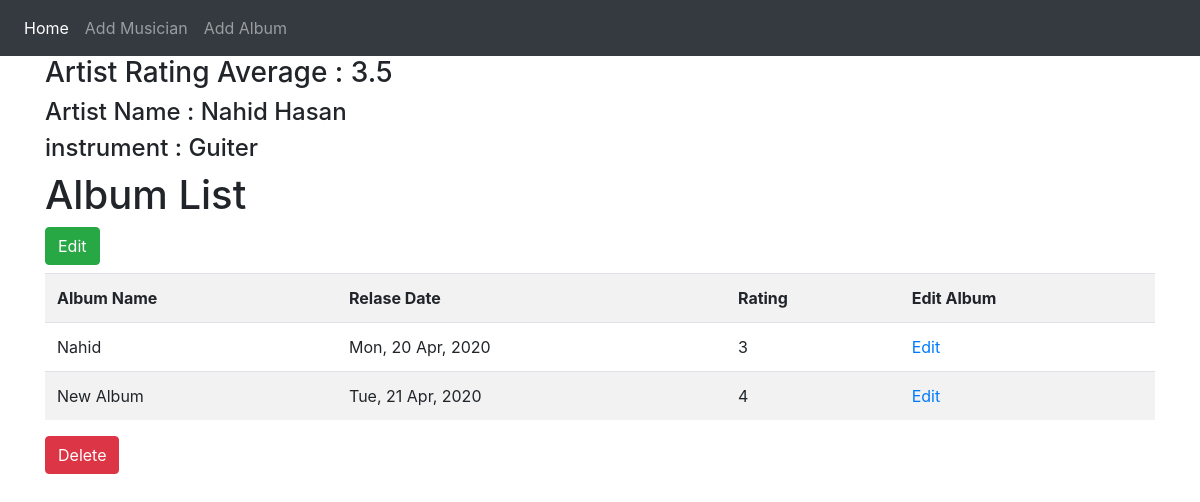
Screenshot of /album_list/1/ with the database file from the repository.
### First_App/models.py (models this page shows, shortened)
class Musician(models.Model):
    id = models.AutoField(primary_key=True)
    first_name = models.CharField(max_length=50)
    last_name = models.CharField(max_length=50)
    instrument = models.CharField(max_length=50)

class Album(models.Model):
    Artist = models.ForeignKey(Musician,on_delete=models.CASCADE)
    name = models.CharField(max_length=50)
    relase_date = models.DateField()
    rating = (
    (1,"worst"),
    (2,"bad"),
    (3,"Good"),
    (4,"Excelent"),
    )
    num_stars = models.IntegerField(choices=rating)
    class Meta:
        db_table = "Album"

### First_App/views.py (the view)
# urls.py: path('album_list/<int:artist_id>/',views.Album_list,name='Album_list'),
def Album_list(request,artist_id):
    artist_info = Musician.objects.get(pk=artist_id)
    album_list = Album.objects.filter(Artist=artist_id).order_by("num_stars")
    artist_rating = Album.objects.filter(Artist = artist_id).aggregate(Avg('num_stars'))
    diction = {'title':'List of Album','artist_info':artist_info,'album_list':album_list,'artist_rating':artist_rating}
    diction.update({'artist_id':artist_id})
    return render(request,'First_App/album_list.html',context=diction)

### templates/First_App/album_list.html
{% extends 'First_App/base.html' %}
{% block body_block %}
<h3>Artist Rating Average : {{ artist_rating.num_stars__avg}}</h3>
<h4>Artist Name : {{ artist_info.first_name }} {{ artist_info.last_name }}</h4>
<h4>instrument : {{ artist_info.instrument }}</h4>
<h1>Album List</h1>
<h3><a href="{% url 'First_App:edit_artist' artist_id=artist_info.id %}" class="btn btn-success">Edit</a></h3>
<table class="table table-striped">
  <tr>
    <th scope="col">Album Name  </th>
    <th scope="col">Relase Date   </th>
    <th scope="col">Rating  </th>
    <th scope="col">Edit Album  </th>
  </tr>
  {% for album in album_list %}
  <tr scope="row">
    <td>{{ album.name }}</td>
    <td>{{ album.relase_date|date:"D, d M, Y"}}</td>
    <td>{{ album.num_stars }}</td>
    <td><a href="{% url 'First_App:edit_album' album_id=album.id %}">Edit </a></td>
  </tr>
  {% endfor %}
</table>
<a href="{% url 'First_App:delete_artist' artist_id=artist_id %}" class="btn btn-danger btn=sm" onclick="return confirm('delete this Musician?')"> Delete</a>
{% endblock %}

### rows the page displays
Musician: first_name "Nahid", last_name "Hasan", instrument "Guiter"
Album: name "Nahid", relase_date "Mon, 20 Apr, 2020", num_stars "3"
Album: name "New Album", relase_date "Tue, 21 Apr, 2020", num_stars "4"

### other values shown
{{ artist_rating.num_stars__avg }} "3.5"
